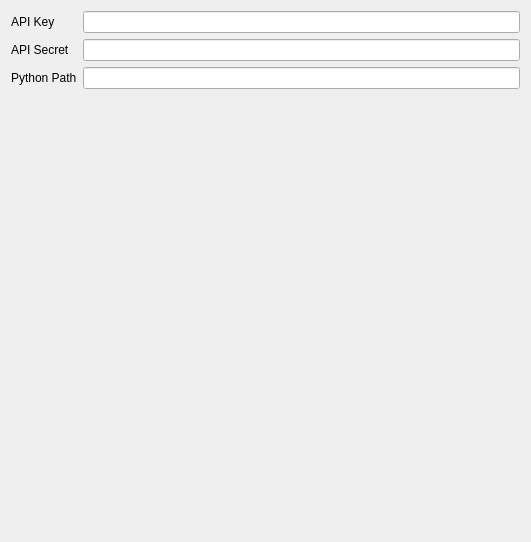
<?xml version="1.0" encoding="UTF-8"?>
<ui version="4.0">
 <class>FlickrSettings</class>
 <widget class="QWidget" name="FlickrSettings">
  <property name="geometry">
   <rect>
    <x>0</x>
    <y>0</y>
    <width>531</width>
    <height>542</height>
   </rect>
  </property>
  <property name="windowTitle">
   <string>Form</string>
  </property>
  <layout class="QHBoxLayout" name="horizontalLayout">
   <item>
    <layout class="QFormLayout" name="formLayout">
     <item row="0" column="0">
      <widget class="QLabel" name="label">
       <property name="text">
        <string>API Key</string>
       </property>
      </widget>
     </item>
     <item row="0" column="1">
      <widget class="QLineEdit" name="lineEdit_ApiKey"/>
     </item>
     <item row="1" column="0">
      <widget class="QLabel" name="label_2">
       <property name="text">
        <string>API Secret</string>
       </property>
      </widget>
     </item>
     <item row="1" column="1">
      <widget class="QLineEdit" name="lineEdit_ApiSecret"/>
     </item>
     <item row="2" column="0">
      <widget class="QLabel" name="label_3">
       <property name="text">
        <string>Python Path</string>
       </property>
      </widget>
     </item>
     <item row="2" column="1">
      <widget class="QLineEdit" name="lineEdit_PythonPath"/>
     </item>
    </layout>
   </item>
  </layout>
 </widget>
 <resources/>
 <connections/>
</ui>
